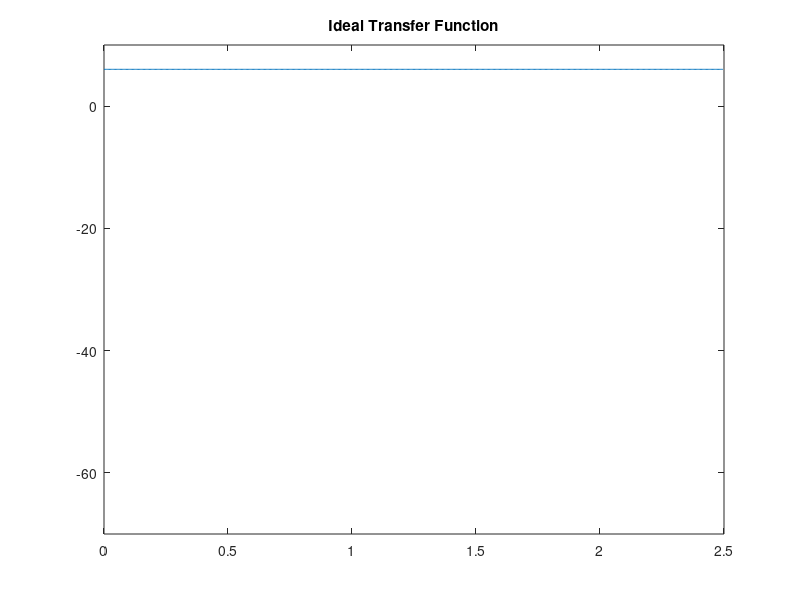
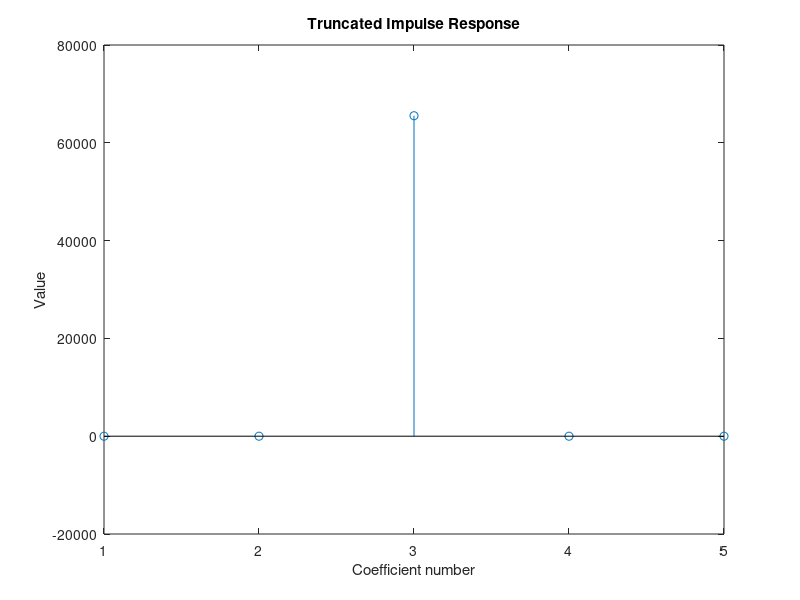
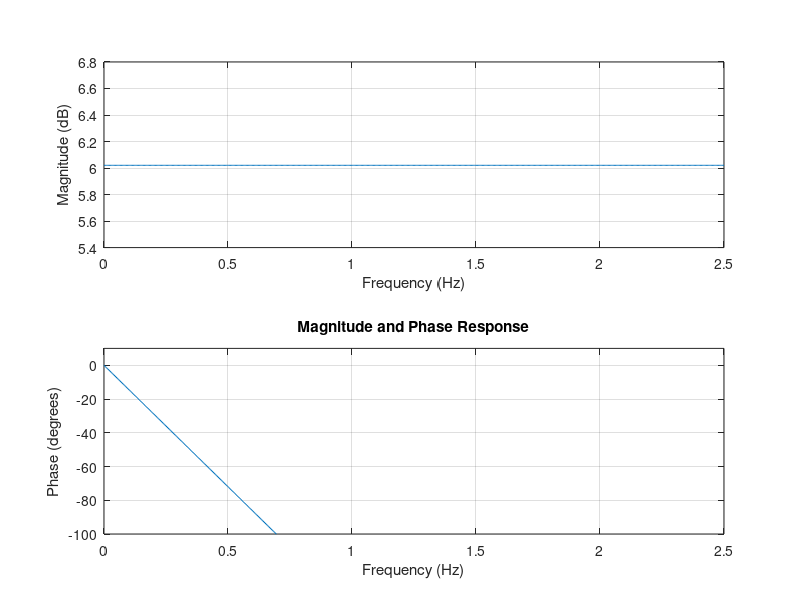

The MATLAB source for these figures, in order:
% FIR_Hamming.m
% Calculation of an FIR Filter using Hamming window.
% generates coeff.h file for C-code include
% Author: J. R 16.01.03; Source: N. Dahnoun

close all;
clear all;

fs = input(' Enter Sample frequency /Hz ');
fc = input(' Enter Cut-off frequency /Hz ');
N = input(' Enter ODD number of taps (coefficients) ');
% So the filter order (number of delay elements) is N-1
fcn = fc/fs;			% Normalise cut-off frequency
n = -((N-1)/2):((N-1)/2); % works fine for odd N	
n = n+(n==0)*eps; 			% avoiding division by zero

[h] = sin(n*2*pi*fcn)./(n*pi);		% generate sequence of ideal coefficients
[w] = 0.54 + 0.46*cos(2*pi*n/N);	% generate Hamming window function
d = h.*w;				% window the ideal coefficients
d2 = d.*2^15;				% coefficients in Q15-Format

[g,f] = freqz(d,1,512,fs);		% transform into frequency domain for plotting

figure(1)
plot(f,20*log10(abs(g)));		% plot transfer function
axis([0  fs/2 -70 10]);
title('Ideal Transfer Function');	

figure(2);
stem(d2);				% plot coefficient values
xlabel('Coefficient number');
ylabel ('Value');
title('Truncated Impulse Response');

r = input('Normalize Q15 coefficients power to 1 ? (y/n) ','s');
if r == 'y'
   factor = 32767. / sum(d2);
else
   factor = 1.;
end
d3 = d2 * factor;

filnam = fopen('fir_coeff.h', 'w');		% generate include-file
fprintf(filnam,'/* FIR-Filter spec: fs = %d, fc = %d, N = %d */\n', fs, fc, N);
fprintf(filnam,'#define N %d\n', N);
fprintf(filnam,'short h[N]={\n');
j = 0;
for i= 1:N;
   fprintf(filnam,' %8.0f', d3(i));
   j = j + 1;
   if j >7
      fprintf(filnam, '\n');
      j = 0;
   end
end
fprintf(filnam,'}\n');
fclose(filnam);

figure(3)
freqz(d,1,512,fs);		% use freqz to plot magnitude and phase response
axis([0  fs/2 -100 10]); 
title('Magnitude and Phase Response');	
